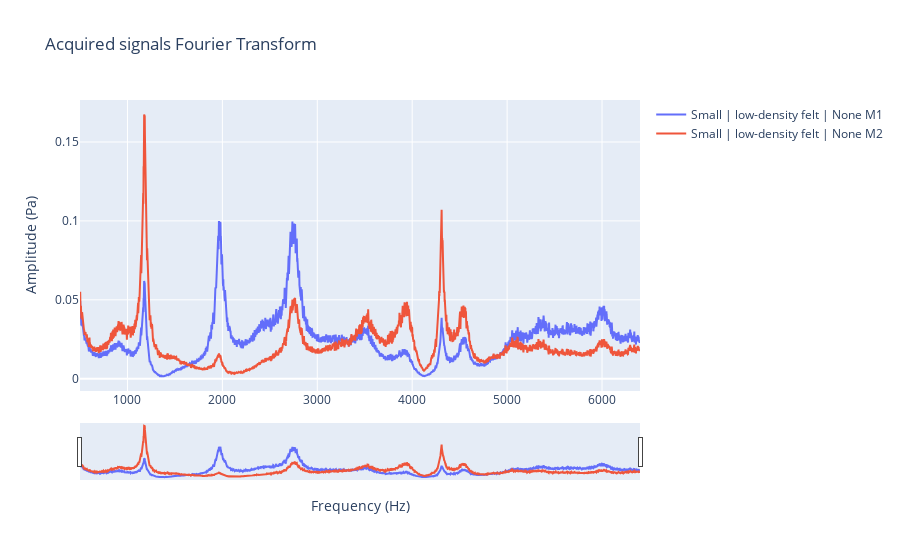

This figure's notebook cell:
### Code cell
spectro_average(test,test.param.df)
test.plot_av_fft()

### Figure 1 — Plotly figure (JSON) as saved in the notebook; plotly's stock layout.template omitted (floating-point values rounded to 4 significant figures; data arrays with more than 128 entries replaced by an {"elided": "..."} marker saying what was removed)
{"data": [{"name": "Small | low-density felt | None M1", "type": "scatter", "x": {"elided": "2951 int values"}, "y": {"elided": "2951 float values"}}, {"name": "Small | low-density felt | None M2", "type": "scatter", "x": {"elided": "2951 int values"}, "y": {"elided": "2951 float values"}}], "layout": {"title": {"text": "Acquired signals Fourier Transform"}, "xaxis": {"rangeslider": {"visible": true}, "title": {"text": "Frequency (Hz)"}, "type": "linear"}, "yaxis": {"title": {"text": "Amplitude (Pa)"}}}}
